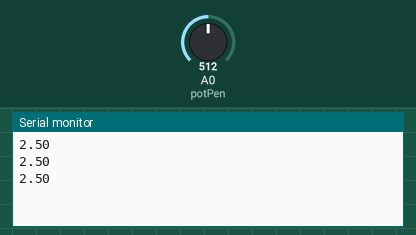
The sketch below on a simulated Arduino Uno, built with avr-gcc and run on an emulated ATmega328P. Parts: the last lines printed to the serial monitor. The test bench sets the inputs (shaded band); at power-on: A0 (potPen) = 512.

Above: at 1.3 s.
1.4 s: A0 (potPen) set to 716
At 1.9 s:
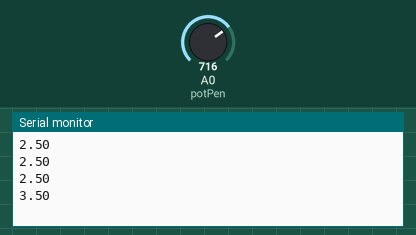
2.9 s: A0 (potPen) set to 900
At 3.4 s:
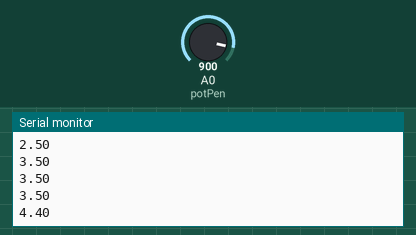
Timing chart, 0 to 5.9 s (numbered marks = the images above; inputs shaded):
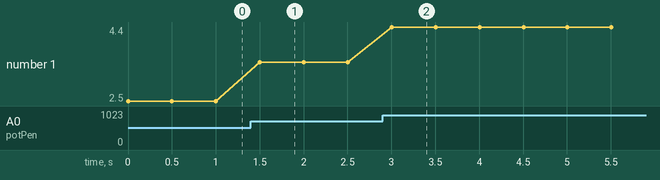

The sketch:

analog_reading.ino
```cpp
int potPen = A0;  //Assigning potention to A0 input.
int readValue;  //Declaring variable for readValue
float Voltage; //Declaring voltage variable

void setup(){
  pinMode(potPen, INPUT);
  Serial.begin(9600);

}

void loop(){
  readValue = analogRead(potPen);  //Read potPen value from arduino
//  Serial.println(readValue);
  Voltage = (5./1023.) * readValue;  //Calculating real world voltage
  Serial.println(Voltage);          //Printing out voltage
  delay(500);
}
```

Measured:
- after the input at 1.4 s, the serial monitor: prints a new line after 0.10 s (image 1)
- after the input at 2.9 s, the serial monitor: prints a new line after 0.10 s (image 2)
- plotted number 1: 2.5 → 3.5 after the input at 1.4 s, 3.5 → 4.4 after the input at 2.9 s
